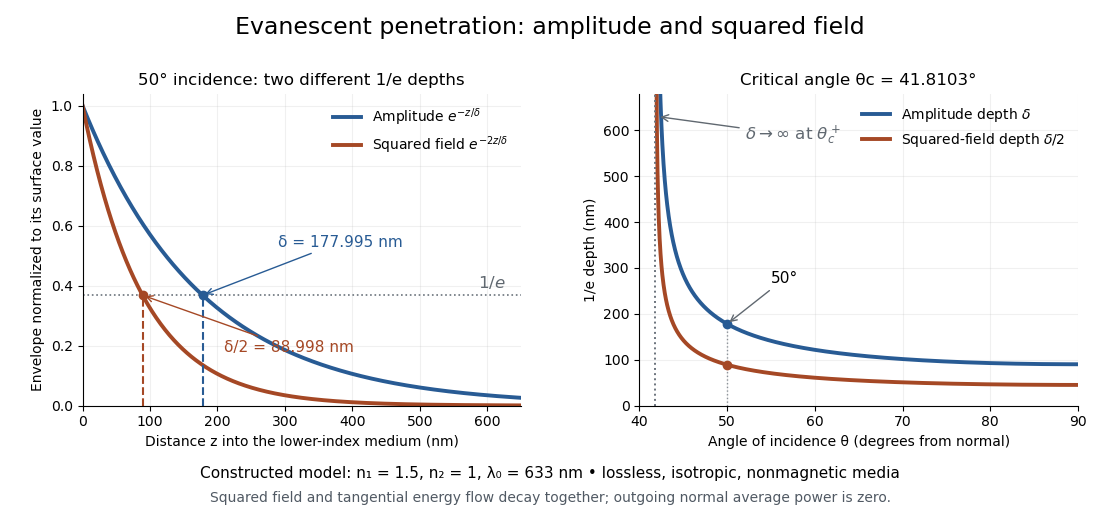

Reproduce this figure in Python.
"""Original evanescent decay model; Python 3.14, NumPy 2.3, Matplotlib 3.10.

Run from _media; writes this script's basename.png to the current directory.
"""

from pathlib import Path

import matplotlib.pyplot as plt
import numpy as np


def main():
    n1, n2, wavelength = 1.5, 1.0, 633.0  # lengths in nanometres
    critical = np.degrees(np.arcsin(n2 / n1))
    kappa = 2*np.pi/wavelength * np.sqrt(n1*n1*np.sin(np.radians(50))**2 - n2*n2)
    delta = 1/kappa
    colors = ["#285b94", "#a54825"]
    fig, axes = plt.subplots(1, 2, figsize=(11, 5.2), dpi=100)
    fig.patch.set_facecolor("white")
    fig.suptitle("Evanescent penetration: amplitude and squared field", fontsize=17, y=0.97)
    z = np.linspace(0, 650, 601)
    ax = axes[0]
    ax.plot(z, np.exp(-kappa*z), color=colors[0], lw=2.8, label=r"Amplitude $e^{-z/\delta}$")
    ax.plot(z, np.exp(-2*kappa*z), color=colors[1], lw=2.8, label=r"Squared field $e^{-2z/\delta}$")
    ax.axhline(np.exp(-1), color="#6b737c", ls=":", lw=1.2)
    ax.text(627, np.exp(-1)+0.024, r"$1/e$", ha="right", color="#606870", fontsize=12)
    for depth, color in zip([delta, delta/2], colors):
        ax.plot([depth, depth], [0, np.exp(-1)], color=color, ls="--", lw=1.5)
        ax.plot(depth, np.exp(-1), "o", color=color, ms=6)
    ax.annotate(f"δ = {delta:.3f} nm", (delta, np.exp(-1)), xytext=(290, 0.53),
                arrowprops=dict(arrowstyle="->", color=colors[0]), color=colors[0], fontsize=11)
    ax.annotate(f"δ/2 = {delta/2:.3f} nm", (delta/2, np.exp(-1)), xytext=(210, 0.18),
                arrowprops=dict(arrowstyle="->", color=colors[1]), color=colors[1], fontsize=11)
    ax.set(xlim=(0, 650), ylim=(0, 1.04), xlabel="Distance z into the lower-index medium (nm)",
           ylabel="Envelope normalized to its surface value", title="50° incidence: two different 1/e depths")
    ax.legend(loc="upper right", frameon=False, fontsize=10)
    ax = axes[1]
    angles = np.linspace(critical+0.01, 89.9, 1400)
    depths = wavelength / (2*np.pi*np.sqrt(n1*n1*np.sin(np.radians(angles))**2-n2*n2))
    ax.plot(angles, depths, color=colors[0], lw=2.8, label=r"Amplitude depth $\delta$")
    ax.plot(angles, depths/2, color=colors[1], lw=2.8, label=r"Squared-field depth $\delta/2$")
    ax.axvline(critical, color="#6b737c", ls=":", lw=1.4)
    ax.annotate(r"$\delta\to\infty$ at $\theta_c^+$", (42.05, 630), xytext=(52, 580),
                arrowprops=dict(arrowstyle="->", color="#606870"), color="#606870", fontsize=12)
    ax.plot([50, 50], [0, delta], color="#8b9198", ls=":", lw=1)
    ax.plot(50, delta, "o", color=colors[0], ms=6)
    ax.plot(50, delta/2, "o", color=colors[1], ms=6)
    ax.annotate("50°", (50, delta), xytext=(55, 267), fontsize=11,
                arrowprops=dict(arrowstyle="->", color="#606870"))
    ax.set(xlim=(40, 90), ylim=(0, 680), xlabel="Angle of incidence θ (degrees from normal)",
           ylabel="1/e depth (nm)", title=f"Critical angle θc = {critical:.4f}°")
    ax.legend(loc="upper right", frameon=False, fontsize=10)
    for ax in axes:
        ax.set_facecolor("white")
        ax.grid(alpha=0.18)
        ax.spines[["right", "top"]].set_visible(False)
        ax.tick_params(labelsize=10)
    fig.text(0.5, 0.08, "Constructed model: n₁ = 1.5, n₂ = 1, λ₀ = 633 nm • lossless, isotropic, nonmagnetic media", ha="center", fontsize=11)
    fig.text(0.5, 0.035, "Squared field and tangential energy flow decay together; outgoing normal average power is zero.", ha="center", fontsize=10, color="#505963")
    fig.subplots_adjust(left=0.075, right=0.98, top=0.82, bottom=0.22, wspace=0.27)
    fig.savefig(Path.cwd() / (Path(__file__).stem + ".png"), facecolor="white", transparent=False)
    plt.close(fig)


if __name__ == "__main__":
    main()
